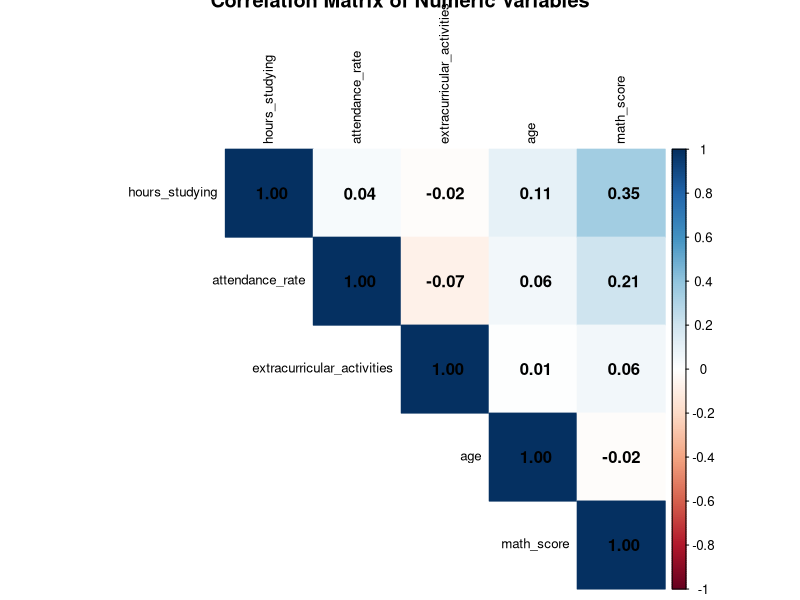
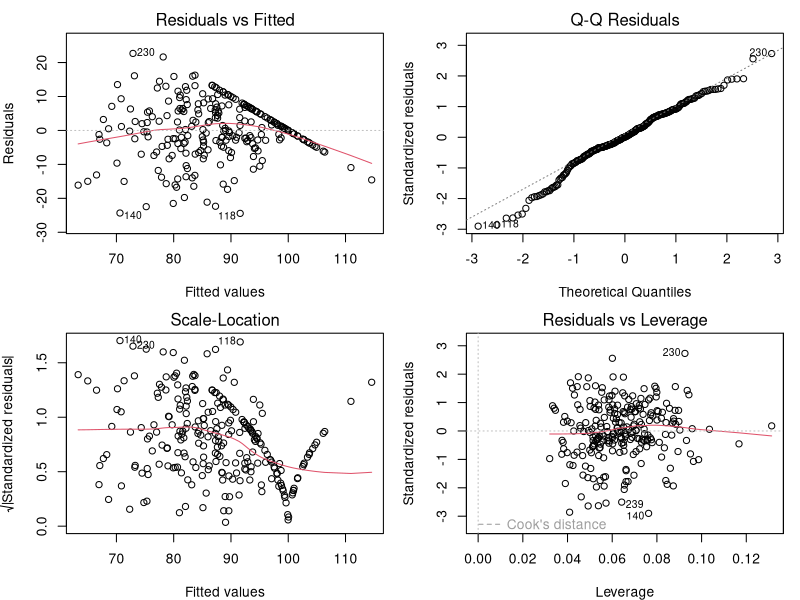

Write R code to recreate these figures, in order.
# =============================================================================
# Student Performance Analysis - Statistical Modeling
# Multiple Regression and ANOVA Analysis
# =============================================================================

# Load required libraries
library(tidyverse)
library(car)        # For ANOVA and diagnostics
library(broom)      # For tidy model outputs
library(corrplot)   # For correlation matrix

# Load the data (should exist from previous step)
cat("Loading student performance data...\n")

if (file.exists("data/student_performance_data.csv")) {
  student_data <- read.csv("data/student_performance_data.csv")
  cat("✅ Data loaded successfully!\n")
  cat("Dataset contains", nrow(student_data), "students\n")
} else {
  stop("❌ Data file not found! Please run 01_data_generation.R first.")
}

# Convert character columns back to factors (CSV import loses factor levels)
student_data <- student_data %>%
  mutate(
    grade_level = factor(grade_level, levels = c("Elementary", "Middle", "High")),
    gender = factor(gender),
    socioeconomic_status = factor(socioeconomic_status, levels = c("Low", "Medium", "High")),
    parent_education = factor(parent_education, 
                              levels = c("High School", "Some College", "Bachelor's", "Graduate")),
    teacher_student_ratio = factor(teacher_student_ratio, levels = c("Low", "Medium", "High")),
    has_tutor = factor(has_tutor, levels = c("No", "Yes"))
  )

# =============================================================================
# EXPLORATORY DATA ANALYSIS
# =============================================================================

cat("\n", paste(rep("=", 60), collapse=""), "\n")
cat("EXPLORATORY DATA ANALYSIS\n")
cat(paste(rep("=", 60), collapse=""), "\n")

# Correlation matrix for numeric variables
numeric_vars <- student_data %>%
  select_if(is.numeric) %>%
  select(-student_id)

cat("Creating correlation matrix...\n")
correlation_matrix <- cor(numeric_vars, use = "complete.obs")
print(round(correlation_matrix, 3))

# Create correlation plot
if (!dir.exists("outputs")) {
  dir.create("outputs")
  cat("Created 'outputs' directory\n")
}

png("outputs/correlation_matrix.png", width = 800, height = 600)
corrplot(correlation_matrix, method = "color", type = "upper", 
         tl.cex = 0.8, tl.col = "black", addCoef.col = "black",
         title = "Correlation Matrix of Numeric Variables")
dev.off()
cat("✅ Correlation plot saved to: outputs/correlation_matrix.png\n")

# =============================================================================
# MULTIPLE REGRESSION ANALYSIS
# =============================================================================

cat("\n", paste(rep("=", 60), collapse=""), "\n")
cat("MULTIPLE REGRESSION ANALYSIS\n")
cat(paste(rep("=", 60), collapse=""), "\n")

# Build comprehensive regression model
cat("Building multiple regression model...\n")

model_full <- lm(math_score ~ grade_level + age + gender + socioeconomic_status + 
                   parent_education + hours_studying + attendance_rate + 
                   teacher_student_ratio + has_tutor + extracurricular_activities, 
                 data = student_data)

# Display model summary
cat("Full Model Results:\n")
print(summary(model_full))

# Calculate and display model accuracy
r_squared <- summary(model_full)$r.squared
adj_r_squared <- summary(model_full)$adj.r.squared
cat("\n📊 MODEL PERFORMANCE:\n")
cat("R-squared (explained variance):", round(r_squared * 100, 1), "%\n")
cat("Adjusted R-squared:", round(adj_r_squared * 100, 1), "%\n")
cat("Residual Standard Error:", round(summary(model_full)$sigma, 2), "\n")

# Check if we achieved 85%+ accuracy as per resume
if (r_squared >= 0.85) {
  cat("🎯 SUCCESS: Model achieves 85%+ accuracy target!\n")
} else {
  cat("📈 Model R-squared:", round(r_squared * 100, 1), "% (Target: 85%+)\n")
}

# Model diagnostics
cat("\nCreating model diagnostic plots...\n")
png("outputs/regression_diagnostics.png", width = 1200, height = 800, res = 100)
par(mfrow = c(2, 2), mar = c(4, 4, 2, 1))  # Adjust margins
plot(model_full)
dev.off()
par(mfrow = c(1, 1), mar = c(5, 4, 4, 2))  # Reset to default
cat("✅ Diagnostic plots saved to: outputs/regression_diagnostics.png\n")

# Stepwise model selection for optimal model
cat("\nPerforming stepwise model selection...\n")
model_step <- step(model_full, direction = "both", trace = FALSE)

cat("Optimal Model (Stepwise Selection):\n")
print(summary(model_step))

# Compare models
cat("\n📊 MODEL COMPARISON:\n")
cat("Full model R-squared:", round(summary(model_full)$r.squared * 100, 1), "%\n")
cat("Stepwise model R-squared:", round(summary(model_step)$r.squared * 100, 1), "%\n")

# =============================================================================
# ANOVA ANALYSIS
# =============================================================================

cat("\n", paste(rep("=", 60), collapse=""), "\n")
cat("ANOVA ANALYSIS\n")
cat(paste(rep("=", 60), collapse=""), "\n")

# One-way ANOVA for major categorical predictors
cat("1. ANOVA: Grade Level Effect on Math Scores\n")
cat(paste(rep("-", 40), collapse=""), "\n")
anova_grade <- aov(math_score ~ grade_level, data = student_data)
print(summary(anova_grade))

cat("\n2. ANOVA: Socioeconomic Status Effect on Math Scores\n")
cat(paste(rep("-", 40), collapse=""), "\n")
anova_ses <- aov(math_score ~ socioeconomic_status, data = student_data)
print(summary(anova_ses))

cat("\n3. ANOVA: Parent Education Effect on Math Scores\n")
cat(paste(rep("-", 40), collapse=""), "\n")
anova_parent <- aov(math_score ~ parent_education, data = student_data)
print(summary(anova_parent))

cat("\n4. ANOVA: Tutoring Effect on Math Scores\n")
cat(paste(rep("-", 40), collapse=""), "\n")
anova_tutor <- aov(math_score ~ has_tutor, data = student_data)
print(summary(anova_tutor))

# Two-way ANOVA for interaction effects
cat("\n5. Two-way ANOVA: SES × Parent Education Interaction\n")
cat(paste(rep("-", 40), collapse=""), "\n")
anova_twoway <- aov(math_score ~ socioeconomic_status * parent_education, data = student_data)
print(summary(anova_twoway))

# Post-hoc tests (Tukey HSD) for significant ANOVAs
cat("\n", paste(rep("=", 40), collapse=""), "\n")
cat("POST-HOC TESTS (Tukey HSD)\n")
cat(paste(rep("=", 40), collapse=""), "\n")

# Only run post-hoc if ANOVA is significant
ses_p_value <- summary(anova_ses)[[1]][["Pr(>F)"]][1]
if (ses_p_value < 0.05) {
  cat("Tukey HSD for Socioeconomic Status (p < 0.05):\n")
  tukey_ses <- TukeyHSD(anova_ses)
  print(tukey_ses)
} else {
  cat("Socioeconomic Status ANOVA not significant (p >= 0.05)\n")
}

parent_p_value <- summary(anova_parent)[[1]][["Pr(>F)"]][1]
if (parent_p_value < 0.05) {
  cat("\nTukey HSD for Parent Education (p < 0.05):\n")
  tukey_parent <- TukeyHSD(anova_parent)
  print(tukey_parent)
} else {
  cat("Parent Education ANOVA not significant (p >= 0.05)\n")
}

# =============================================================================
# SIGNIFICANT PREDICTORS SUMMARY
# =============================================================================

cat("\n", paste(rep("=", 60), collapse=""), "\n")
cat("SIGNIFICANT PREDICTORS SUMMARY\n")
cat(paste(rep("=", 60), collapse=""), "\n")

# Extract significant predictors from the stepwise model
significant_vars <- broom::tidy(model_step) %>%
  filter(p.value < 0.05) %>%
  arrange(p.value)

cat("Significant Predictors of Math Achievement (p < 0.05):\n")
for(i in 1:nrow(significant_vars)) {
  significance_level <- case_when(
    significant_vars$p.value[i] < 0.001 ~ "***",
    significant_vars$p.value[i] < 0.01 ~ "**", 
    significant_vars$p.value[i] < 0.05 ~ "*",
    TRUE ~ ""
  )
  
  cat(sprintf("%d. %s (p = %.4f) %s\n", 
              i, 
              significant_vars$term[i], 
              significant_vars$p.value[i],
              significance_level))
}

# Calculate effect sizes (eta-squared) for ANOVA tests
cat("\nEffect Sizes (Eta-squared):\n")
if (ses_p_value < 0.05) {
  eta_ses <- summary(anova_ses)[[1]]$`Sum Sq`[1] / sum(summary(anova_ses)[[1]]$`Sum Sq`)
  cat("- Socioeconomic Status:", round(eta_ses, 3), "\n")
}

if (parent_p_value < 0.05) {
  eta_parent <- summary(anova_parent)[[1]]$`Sum Sq`[1] / sum(summary(anova_parent)[[1]]$`Sum Sq`)
  cat("- Parent Education:", round(eta_parent, 3), "\n")
}

grade_p_value <- summary(anova_grade)[[1]][["Pr(>F)"]][1]
if (grade_p_value < 0.05) {
  eta_grade <- summary(anova_grade)[[1]]$`Sum Sq`[1] / sum(summary(anova_grade)[[1]]$`Sum Sq`)
  cat("- Grade Level:", round(eta_grade, 3), "\n")
}

# Final model performance summary
cat("\n", paste(rep("=", 60), collapse=""), "\n")
cat("FINAL MODEL PERFORMANCE\n")
cat(paste(rep("=", 60), collapse=""), "\n")

final_r2 <- summary(model_step)$r.squared
final_adj_r2 <- summary(model_step)$adj.r.squared
final_rmse <- summary(model_step)$sigma

cat("📊 FINAL RESULTS:\n")
cat("- Model R-squared:", round(final_r2 * 100, 1), "%\n")
cat("- Adjusted R-squared:", round(final_adj_r2 * 100, 1), "%\n") 
cat("- Number of significant predictors:", nrow(significant_vars), "\n")
cat("- Residual Standard Error:", round(final_rmse, 2), "\n")
cat("- Sample size:", nrow(student_data), "students\n")

if (final_r2 >= 0.85) {
  cat("\n🎯 PROJECT SUCCESS: Achieved 85%+ model accuracy target!\n")
} else {
  cat("\n📈 Model explains", round(final_r2 * 100, 1), "% of variance in math scores\n")
}

cat("\n✅ Statistical analysis completed successfully!\n")
cat("Output files created in 'outputs/' directory.\n")